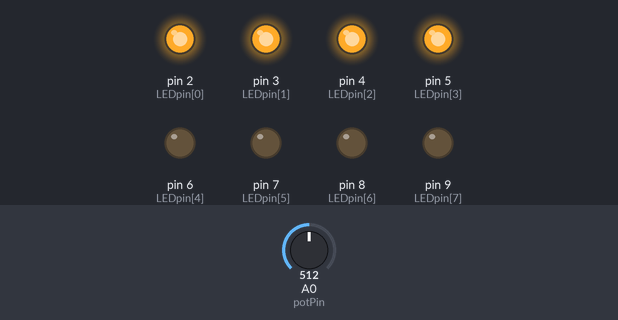
Recording of a sketch running on a simulated Arduino Uno, built with avr-gcc and run on an emulated ATmega328P. On the bench: output pins drawn as LEDs (lit = HIGH). Inputs (shaded band) come from the test bench; at power-on: A0 (potPin) = 512. What the sketch prints to the serial monitor is not drawn.

Above: at 1.2 s.
1.3 s: A0 (potPin) set to 561
2.8 s: A0 (potPin) set to 579
At 3.5 s:
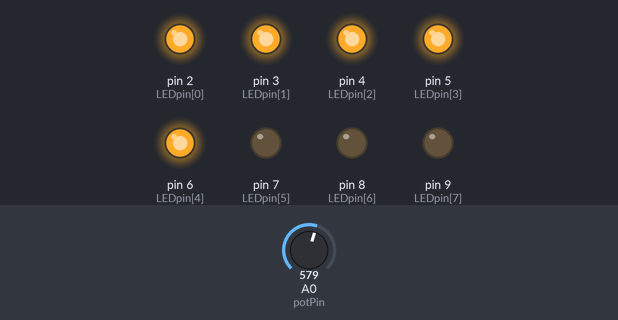
4.3 s: A0 (potPin) set to 716
At 4.6 s:
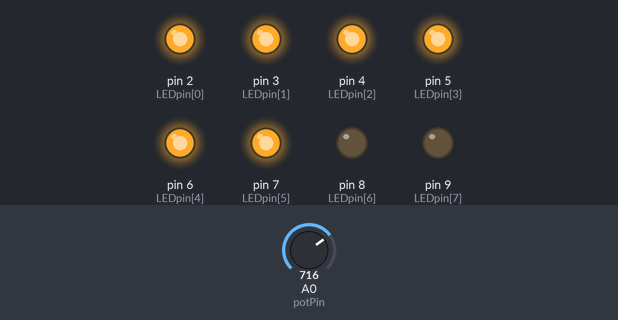
5.8 s: A0 (potPin) set to 788
7.3 s: A0 (potPin) set to 804
At 8.1 s:
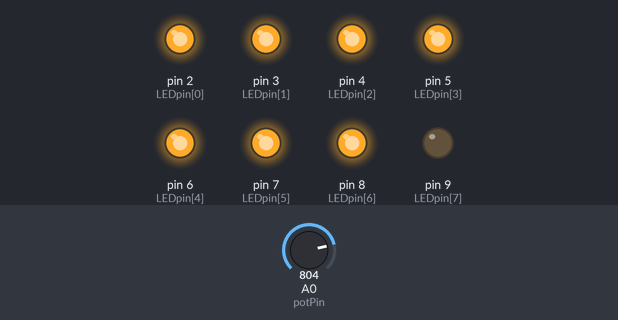
8.8 s: A0 (potPin) set to 511
At 9.2 s:
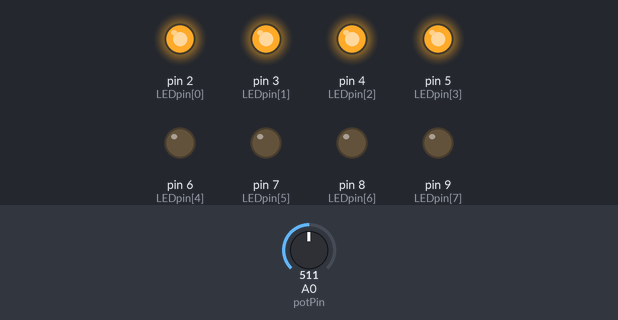
Timing chart, 0 to 11.3 s (numbered marks = the images above; inputs shaded):
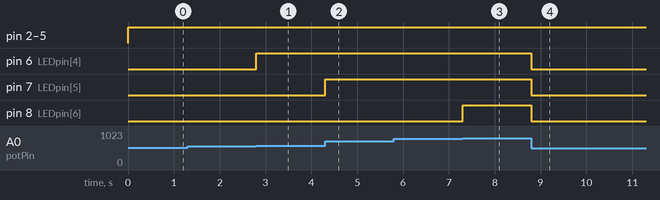

Measured:
- the behaviour switches between 568 and 569 on A0 (potPin) (found by bisection; images 0 and 1)
- the behaviour switches between 795 and 796 on A0 (potPin) (found by bisection; images 2 and 3)
- after the input at 2.8 s, pin 6 (LEDpin[4]): LOW → HIGH at once
- after the input at 4.3 s, pin 7 (LEDpin[5]): LOW → HIGH at once
- after the input at 7.3 s, pin 8 (LEDpin[6]): LOW → HIGH at once
- after the input at 8.8 s, pin 6 (LEDpin[4]), pin 7 (LEDpin[5]), pin 8 (LEDpin[6]): HIGH → LOW at once

The sketch:

MEK01_LABB_7.ino
```cpp
int potVal = 0; //Potentiometer value
int potPin = A0; //Potentiometer connected to pin A0
int LEDpin[8] = {2,3,4,5,6,7,8,9}; //Set all LED pins


void setup() {
  Serial.begin(115200); //Start serial
  pinMode(potPin, INPUT); //Set potPin to input mode
  for(int i = 0; i < 8; i++){
    pinMode(LEDpin[i], OUTPUT);
  }
}

void loop() {
  potVal = analogRead(potPin); //potVal gets its value
  Serial.println(potVal); //Print setting
  for (int i = 0; i < 8; i++){
    if (potVal > (i+1)*1023/9){
      digitalWrite(LEDpin[i], 1);
    }
    else{
      digitalWrite(LEDpin[i], 0);
    }
  }
}
```
